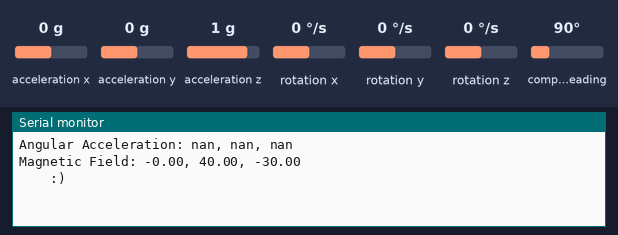
A sketch run on a simulated Arduino Uno, built with avr-gcc and run on an emulated ATmega328P. On the bench: the last lines printed to the serial monitor. The inputs (shaded band) are chosen by the test bench; at power-on: acceleration x 0 g, acceleration y 0 g, acceleration z 1 g, rotation x 0 °/s, rotation y 0 °/s, rotation z 0 °/s, compass heading 90°.

Above: at 3.2 s.
3.3 s: acceleration x set to -1.4 g
At 4.7 s:
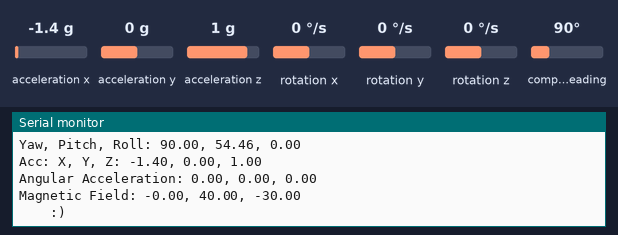
5.1 s: acceleration y set to -1.4 g
6.9 s: acceleration z set to -1.4 g
8.7 s: rotation x set to -192 °/s
At 10.2 s:
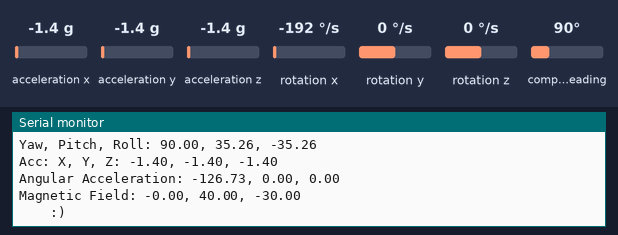
10.5 s: rotation y set to -192 °/s
At 11.8 s:
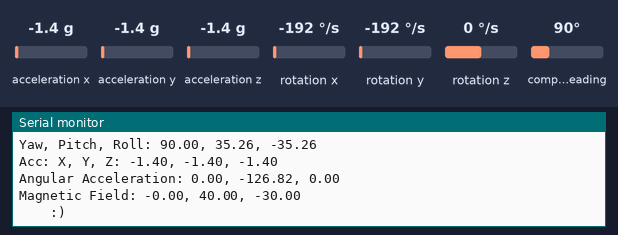
Timing chart, 0 to 13.3 s (numbered marks = the images above; inputs shaded):
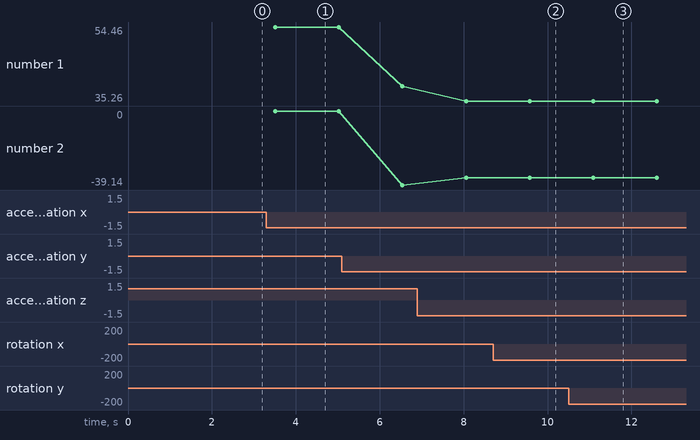

The sketch:

asdf.ino
```cpp
#include "MPU9250.h"

MPU9250 mpu;

void setup() {
    Serial.begin(115200);
    Wire.begin();
    delay(2000);


    if (!mpu.setup(0x68)) {
        while (1) {
            Serial.println("MPU connection failed. Please check your connection with `connection_check` example.");
            delay(5000);
        }
    }
}

void loop() {
    if (mpu.update()) {

        static uint32_t prev_ms = millis();
        if (millis() > prev_ms + 25) {
            print_roll_pitch_yaw();
            print_acc_x_y_z();
            prev_ms = millis();
        }

        //Linear accln
        float ax = mpu.getAccX();
        float ay = mpu.getAccY();
        float az = mpu.getAccZ();
        float linearAx = ax*9.81;
        float linearAy = ay*9.81;
        float linearAz = az*9.81;

        // Angular Acceln
        static float prevGyroX = 0, prevGyroY = 0, prevGyroZ = 0;
        static unsigned long prevTime = millis();
        float gyroX = mpu.getGyroX();
        float gyroY = mpu.getGyroY();
        float gyroZ = mpu.getGyroZ();
        float dt = (millis() - prevTime) / 1000.0;
        float angularAccX = (gyroX - prevGyroX) / dt;
        float angularAccY = (gyroY - prevGyroY) / dt;
        float angularAccZ = (gyroZ - prevGyroZ) / dt;
        prevGyroX = gyroX;
        prevGyroY = gyroY;
        prevGyroZ = gyroZ;
        prevTime = millis();

        // Magnetic Fields
        float magX = mpu.getMagX();
        float magY = mpu.getMagY();
        float magZ = mpu.getMagZ();


        Serial.print("Angular Acceleration: ");
        Serial.print(angularAccX); Serial.print(", ");
        Serial.print(angularAccY); Serial.print(", ");
        Serial.println(angularAccZ);

        // Serial.print(angularAccX);
        // Serial.print(angularAccY);
        // Serial.print(angularAccZ);
        // Serial.println();

        Serial.print("Magnetic Field: ");
        Serial.print(magX); Serial.print(", ");
        Serial.print(magY); Serial.print(", ");
        Serial.println(magZ);


        Serial.println("    :)  ");
        delay(1500);
    }
}
void print_roll_pitch_yaw() {
    Serial.print("Yaw, Pitch, Roll: ");
    Serial.print(mpu.getYaw(), 2);
    Serial.print(", ");
    Serial.print(mpu.getPitch(), 2);
    Serial.print(", ");
    Serial.println(mpu.getRoll(), 2);

}

void print_acc_x_y_z() {
    Serial.print("Acc: X, Y, Z: ");
    Serial.print(mpu.getAccX(), 2);
    Serial.print(", ");
    Serial.print(mpu.getAccY(), 2);
    Serial.print(", ");
    Serial.println(mpu.getAccZ(), 2);
}
```

sketch.ino
```cpp

```

Measured:
- after the input at 3.3 s, the serial monitor: prints a new line after 0.21 s (image 1)
- after the input at 8.7 s, the serial monitor: prints a new line after 0.88 s (image 2)
- after the input at 10.5 s, the serial monitor: prints a new line after 0.59 s (image 3)
- plotted number 1: 54.46 → 39.14 after the input at 5.1 s, 39.14 → 35.26 after the input at 6.9 s
- plotted number 2: 0 → -39.14 after the input at 5.1 s, -39.14 → -35.26 after the input at 6.9 s
